Frame 1 (no input): blank canvas, image omitted
Frame 60 (no input): blank canvas, image omitted
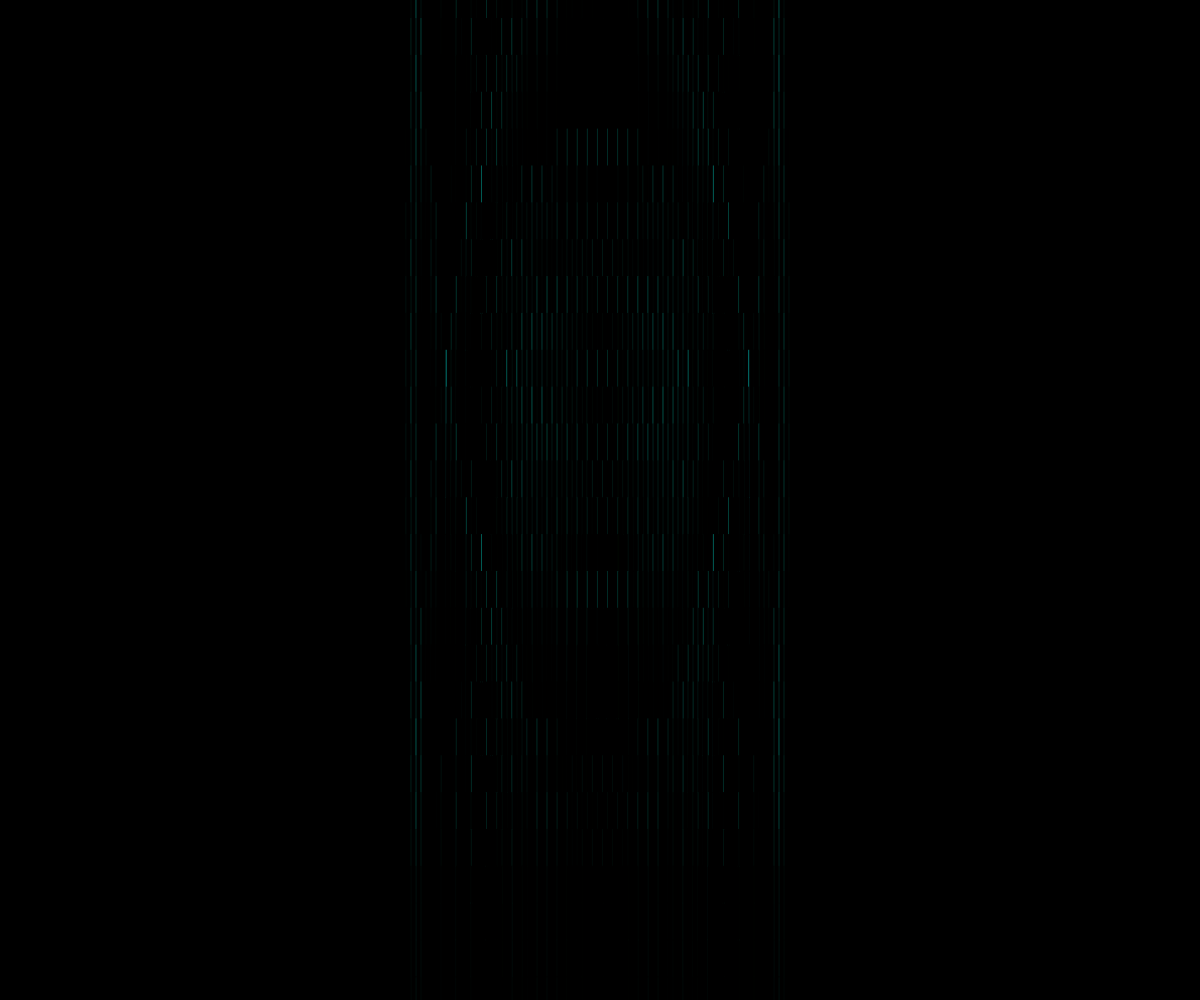
Frame 120 (the mouse pressed at the canvas centre since frame 60)

The p5.js sketch whose frames 1 and 60 were blank and that drew this single picture after the mouse press (run headless with seeded random() and noise() and a simulated clock; from frame 60 on, the mouse is pressed at the canvas centre):

// p5.js sketch
// ── sketch.js
var damping = 0.95;
var w, h;
var wdtl;
var hdtl;
var wscl, hscl;
var b1;
var b2;
var b3;

function setup() {
	createCanvas(windowWidth, windowHeight);
	colorMode(HSB, 1, 1, 1);
	rectMode(CENTER);
	w = width;
	h = height;
	wdtl = round(w/05);
	hdtl = round(h/35);
	wscl = (w+2*(w/wdtl))/wdtl;
	hscl = (h+2*(h/hdtl))/hdtl;

	b1 = new Array();
	for(var i = 0; i < wdtl; i++){
		b1[i] = new Array(hdtl);
		for(var j = 0; j < hdtl; j++){
			b1[i][j] = 0;
		}
	}

	b2 = new Array();
	for(var i = 0; i < wdtl; i++){
		b2[i] = new Array(hdtl);
		for(var j = 0; j < hdtl; j++){
			b2[i][j] = 0;
		}
	}
}

function draw() {
  background(0);
  updateGrid();
}

function updateGrid() {
  for (var x = 0; x < wdtl; x++) {
    for (var y = 0; y < hdtl; y++) {
      if (x == 0 || x == wdtl-1 ||
        y == 0 || y == hdtl-1 ) {
        b2[x][y] *= damping;
        continue;
      }
      b2[x][y]=  (
        ( b1[x+1][y]
        + b1[x-1][y]
        + b1[x][y+1]
        + b1[x][y-1]
        ) / 2
        - b2[x][y]
        ) * damping;
    }
  }
  drawGrid();
  b3 = b1;
  b1 = b2;
  b2 = b3;
}

function drawGrid() {
  translate(-wscl/2, -hscl/2);
  noFill();
  for (var x = 0; x < wdtl; x++) {
    for (var y = 0; y < hdtl; y++) {
	  push();
      var v = b2[x][y];
      stroke(.47+v, 1, v*20);
	  translate(x*wscl, y*hscl);
    line(-wscl/16,0, wscl/16, 0);
	  line(0,-hscl*4,0, hscl*4);
	  pop();
    }
  }
}

function mousePressed() {
  input();
}

function mouseDragged() {
  input();
}

function input() {
  var ix = -wscl/2+mouseX;
  var iy = -hscl/2+mouseY;
  var mx = round(map(ix, 0, w, 0, wdtl));
  var my = round(map(iy, 0, h, 0, hdtl));
  if (mx>0&&mx<wdtl&&my>0&&my<hdtl) {
    b1[mx][my] = 1;
  }
}

// ── post.html
<!DOCTYPE html>
<html>
<head>
<link rel="shortcut icon" type="image/png" href="https://krabcode.github.io/favicon.png"/>
<link rel="stylesheet" href="../../styles/sketch.css">
<title>Colorwave</title>
<script src="../../lib/p5.js"></script>
<script src="sketch.js"></script>
</style>
</head>
<body>
</body>
<header>
<p><a href="..\..\index.html"> <<< </a> </p>
</header>
</html>
